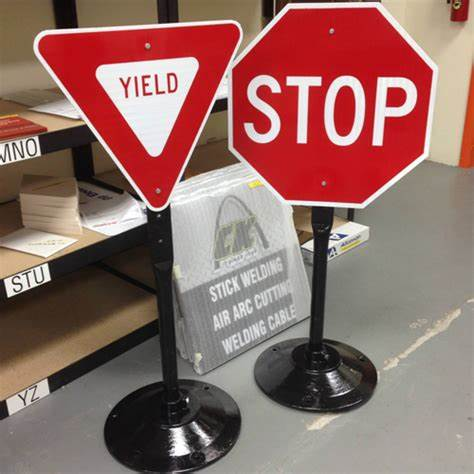
#> input picture signs/stop&yield.jpg, 474 x 474 px
$ python shapes.py
#> lines starting #> are read from the running program, lines starting #| are printed output that depends on the picture; after the words box and inside, x2 and y2 are one past the last pixel; in counts of white or black regions, pixels touching at a corner belong together
import cv2
import numpy as np

# Read the input image
#image = cv2.imread("signs/noturnonred.png")
#image = cv2.imread("signs/stopsign3.png")
#image = cv2.imread("signs/stopsign4.png")
image = cv2.imread("signs/stop&yield.jpg")
#> image is the input picture: shape (474, 474, 3); mean B, G, R 103, 109, 145.2
#image = cv2.imread("signs/yield2.png")

gray = cv2.cvtColor(image, cv2.COLOR_BGR2GRAY)
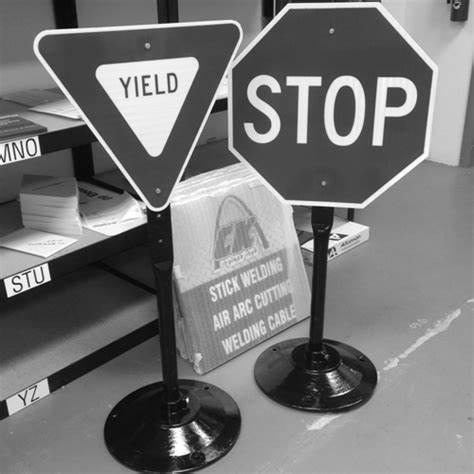
#> gray: shape (474, 474); min 0, max 255, mean 119.2
#image = cv2.resize(image, (400, 400))
# Apply GaussianBlur to remove noise
blurred = cv2.GaussianBlur(gray, (5, 5), 0)

edges = cv2.Canny(blurred, 50, 150)
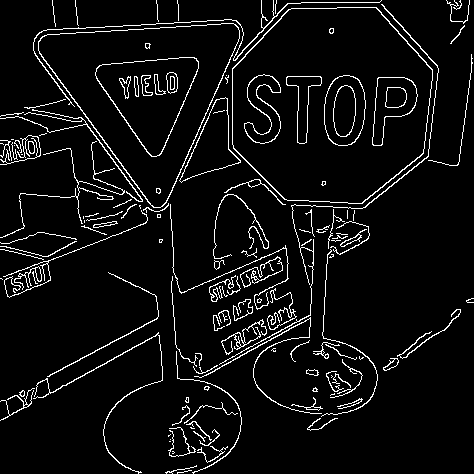
#> edges: shape (474, 474); 5.9% white in thin lines or dots

contours, _ = cv2.findContours(edges.copy(), cv2.RETR_EXTERNAL, cv2.CHAIN_APPROX_SIMPLE)
#> contours = 122 contours, 87 with area under 20; largest, box (x1, y1, x2, y2) and area: (232, 7, 433, 204) 31614, (38, 23, 240, 208) 20588, (179, 97, 241, 183) 2238, (219, 4, 439, 365) 140, (221, 319, 267, 355) 128

largest_contour = None
largest_area = -1
shape = None

for contour in contours:
    area = cv2.contourArea(contour)

    if area > 10000:
        print('Area: ', area)

        epsilon = 0.03 * cv2.arcLength(contour, True)
        approx = cv2.approxPolyDP(contour, epsilon, True)

        num_vertices = len(approx)
        shape = "unknown"
        if num_vertices == 3:
            shape = "Yield"
        elif num_vertices == 4:
            # Check if it's a square or rectangle
            x, y, w, h = cv2.boundingRect(approx)
            aspect_ratio = float(w) / h
            shape = "square" if aspect_ratio >= 0.95 and aspect_ratio <= 1.05 else "rectangle"
        elif num_vertices == 5:
            shape = "pentagon"
        elif num_vertices == 8:
            shape = "Stop Sign"
        else:
            shape = "circle"
            # Draw contours and shape name
        cv2.drawContours(image, [approx], -1, (0, 255, 0), 2)
        cv2.putText(image, shape, (approx.ravel()[0], approx.ravel()[1]), cv2.FONT_HERSHEY_SIMPLEX, 0.8, (0, 0, 255), 2)
#> this loop made 122 passes
#> (area, epsilon, approx, num_vertices, shape) on pass 112: (20587.5, 19.32, [[42, 36], [162, 206], [238, 27]], 3, 'Yield')
#> (area, epsilon, num_vertices, shape) on pass 113: (31613.5, 19.74, 8, 'Stop Sign')
#| Area:  20587.5
#| Area:  31613.5
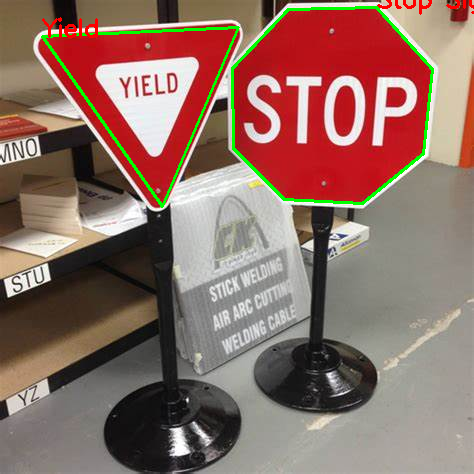
#> image: shape (474, 474, 3); 2.01% of pixels changed, all inside (x1, y1, x2, y2) = (41, 0, 474, 208)

point = (42, 28)
#> (the run stopped early here; a loop or call above may not have finished)

$ run again, with signs/stopsign4.png saved as signs/stop&yield.jpg
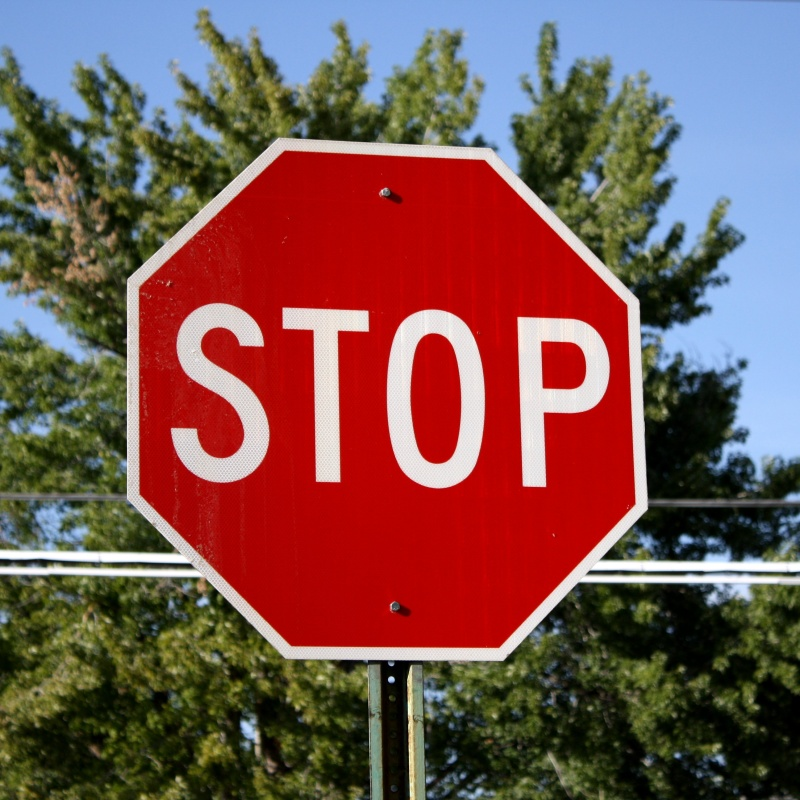
#> input picture signs/stopsign4.png, 800 x 800 px
#> image is the input picture: shape (800, 800, 3); mean B, G, R 79.3, 83.6, 121
#> `edges = cv2.Canny(blurred, 50, 150)`:
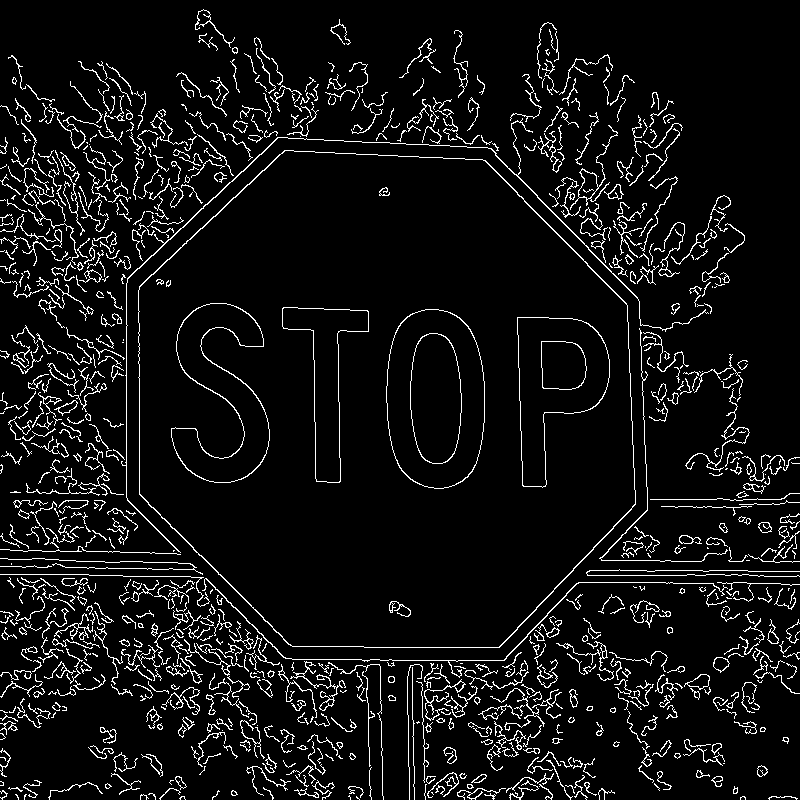
#> edges: shape (800, 800); 6.8% white in thin lines or dots
#> contours = 866 contours, 692 with area under 20; largest, box (x1, y1, x2, y2) and area: (138, 150, 636, 648) 200627, (570, 125, 618, 210) 438, (121, 118, 709, 553) 376, (684, 674, 710, 690) 200, (202, 578, 728, 678) 170
#> the loop `for contour in contours:` made 866 passes
#> (area, epsilon, num_vertices, shape) on pass 720: (200627, 49.75, 8, 'Stop Sign')
#> (printed output is left out)
#> after the loop `for contour in contours:`:
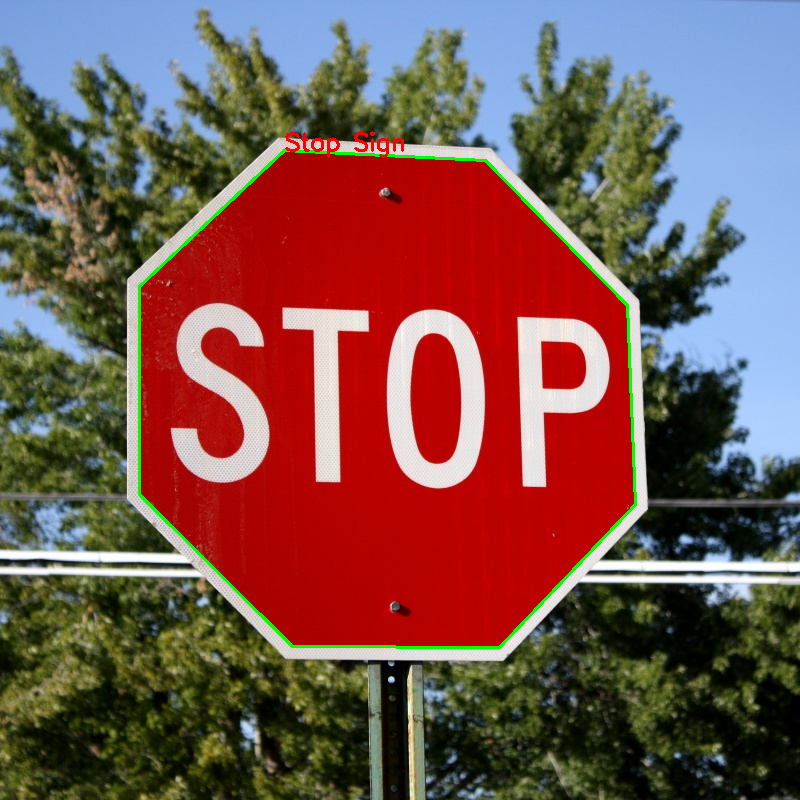
#> image: shape (800, 800, 3); 0.91% of pixels changed, all inside (x1, y1, x2, y2) = (138, 131, 637, 649)
